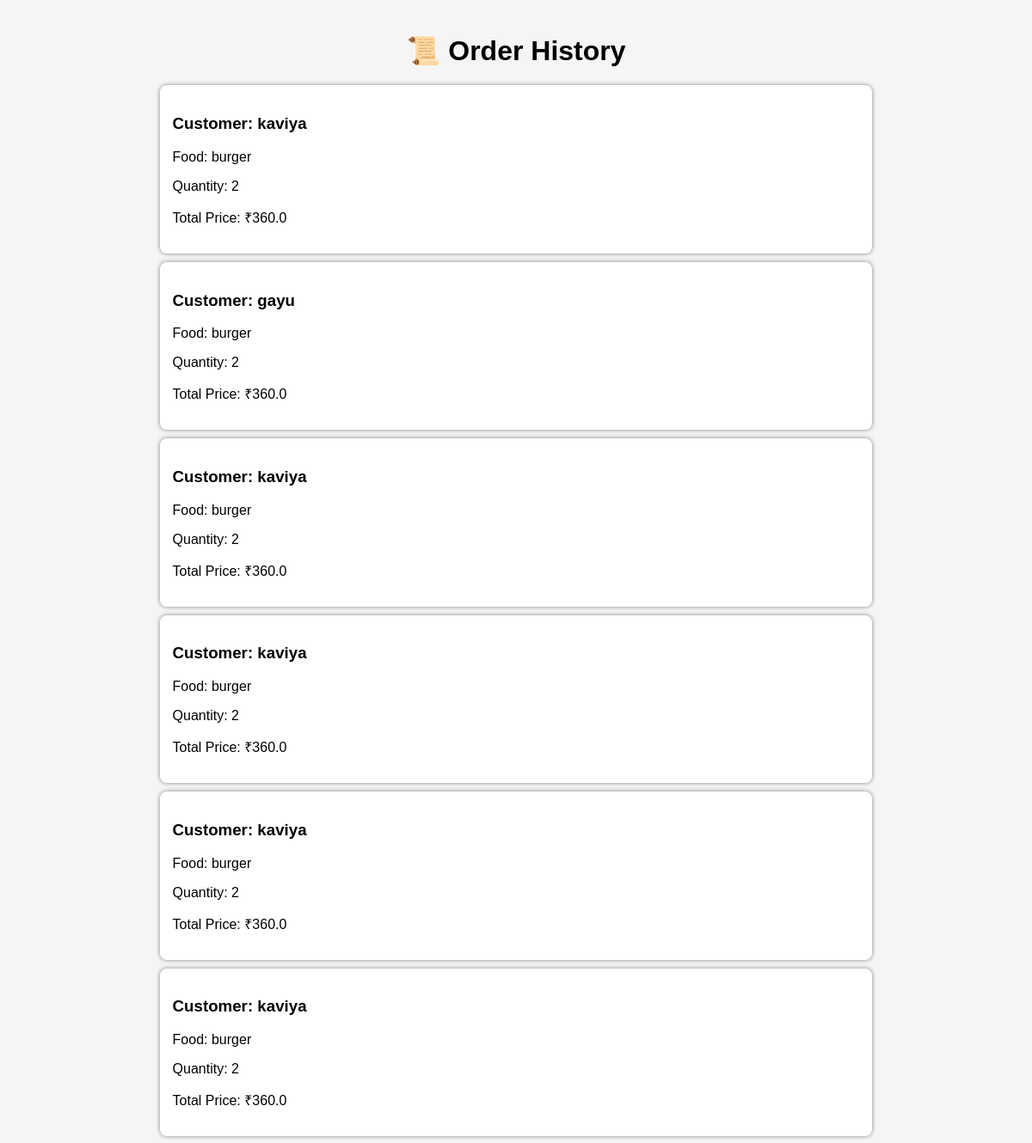
The app's page /history with its own data.
### tables this page shows
CREATE TABLE orders (
        id INTEGER PRIMARY KEY AUTOINCREMENT,
        customer_name TEXT NOT NULL,
        food_name TEXT NOT NULL,
        quantity INTEGER NOT NULL,
        total_price REAL NOT NULL
    );

### app.py (the view)
@app.route("/history")
def history():
    conn = sqlite3.connect("restaurant.db")
    cursor = conn.cursor()
    cursor.execute("""
    SELECT customer_name,
           food_name,
           quantity,
           total_price
    FROM orders
    """)
    orders = cursor.fetchall()
    conn.close()
    return render_template(
        "history.html",
        orders=orders
    )

### templates/history.html (shortened to what this page needs)
<!DOCTYPE html>
<html>
<head>
    <link rel="stylesheet"
          href="{{ url_for('static',
          filename='style.css') }}">
</head>
<body>
<div class="container">
    <h1>📜 Order History</h1>
    {% for order in orders %}
    <div class="food-card">
        <h3>
            Customer:
            {{ order[0] }}
        </h3>
        <p>
            Food:
            {{ order[1] }}
        </p>
        <p>
            Quantity:
            {{ order[2] }}
        </p>
        <p>
            Total Price:
            ₹{{ order[3] }}
        </p>
    </div>
    {% endfor %}
</div>
</body>
</html>

### static/style.css (style rules this page uses)
body { font-family: Arial; background-color: #f5f5f5; }
.container { width: 70%; margin: auto; margin-top: 40px; }
h1, h2 { text-align: center; }
.food-card { background: #ffffff; padding: 15px; margin-top: 10px; border-radius: 8px; box-shadow: 0px 0px 5px gray; }

### records on screen
orders: customer_name "kaviya", food_name "burger", quantity "2", total_price "360.0"
orders: customer_name "gayu", food_name "burger", quantity "2", total_price "360.0"
orders: customer_name "kaviya", food_name "burger", quantity "2", total_price "360.0"
orders: customer_name "kaviya", food_name "burger", quantity "2", total_price "360.0"
orders: customer_name "kaviya", food_name "burger", quantity "2", total_price "360.0"
orders: customer_name "kaviya", food_name "burger", quantity "2", total_price "360.0"
